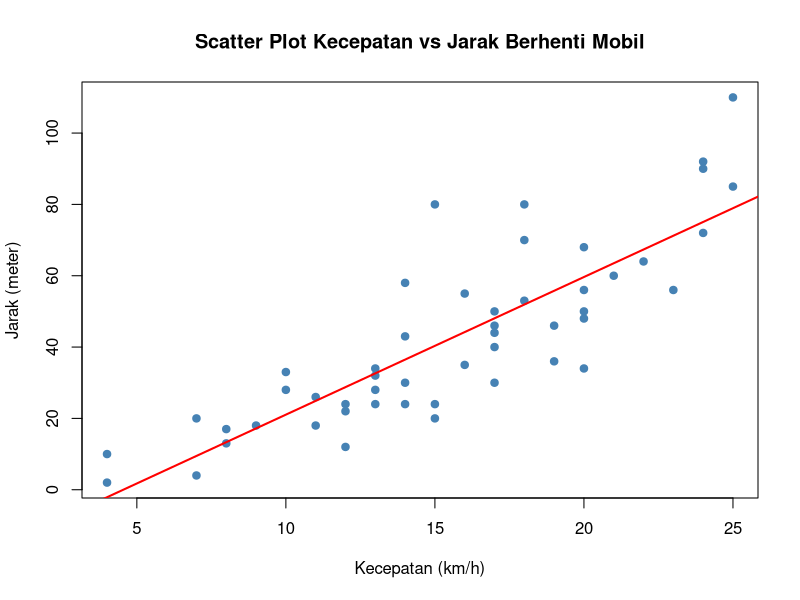
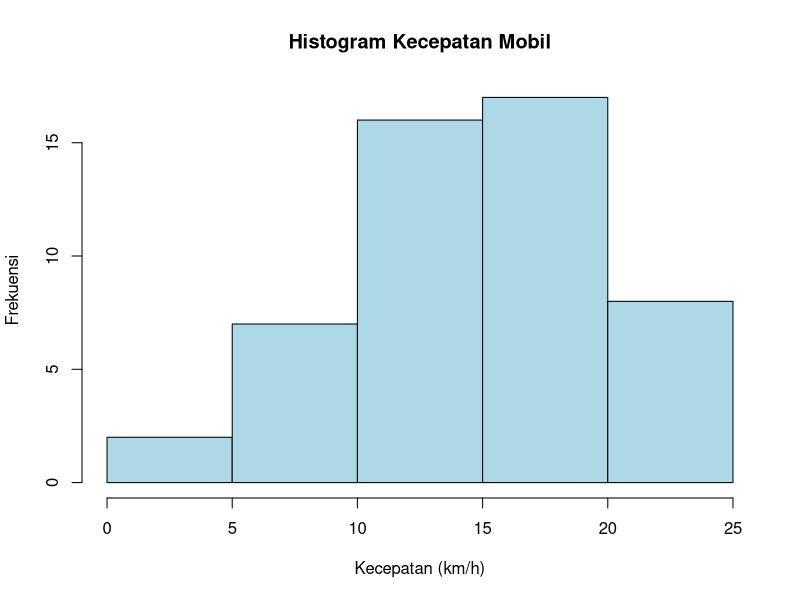

Source code (R) for these figures, in order:
# ============================================================
# Tugas Tutorial 1 - STSI4204 Analisis dan Visualisasi Data
# ============================================================
# Cara menjalankan di RStudio:
#   1. Session -> Set Working Directory -> To Source File Location
#      (agar R bisa menemukan folder "hasil/")
#   2. Jalankan baris per baris dengan Cmd+Enter (Mac) / Ctrl+Enter (Windows),
#      atau seluruh script sekaligus dengan Cmd+Shift+S.
# Tanda "#" adalah komentar: tidak dijalankan oleh R, hanya catatan.

# ---------- Data (Tabel Soal No. 1) ----------
# c(...) = "combine": menggabungkan angka menjadi satu VEKTOR (deretan data).
# "<-"   = menyimpan nilai ke dalam variabel (dibaca: "diisi dengan").
# Urutan data harus sama dengan tabel soal: mobil ke-1 kecepatan 4 & jarak 2,
# mobil ke-2 kecepatan 4 & jarak 10, dst. (total 50 mobil).
kecepatan <- c(4, 4, 7, 7, 8, 8, 9, 10, 10, 11, 11, 12, 12, 12, 13, 13, 13, 13,
               14, 14, 14, 14, 15, 15, 15, 16, 16, 17, 17, 17, 17, 17, 18, 18,
               18, 19, 19, 20, 20, 20, 20, 20, 21, 22, 23, 24, 24, 24, 25, 25)
jarak <- c(2, 10, 4, 20, 17, 13, 18, 28, 33, 18, 26, 12, 24, 22, 28, 24, 32, 34,
           43, 24, 30, 58, 80, 20, 24, 55, 35, 40, 30, 44, 50, 46, 53, 70, 80,
           36, 46, 68, 34, 48, 50, 56, 60, 64, 56, 72, 90, 92, 110, 85)

# data.frame() menyusun vektor-vektor menjadi sebuah TABEL (mirip sheet Excel).
# Nama di kiri "=" menjadi nama kolom, di kanan "=" adalah isinya.
# 1:50 artinya bilangan 1, 2, 3, ..., 50 (untuk kolom nomor).
data_mobil <- data.frame(No = 1:50, Kecepatan = kecepatan, Jarak = jarak)

# Mengecek data sudah benar:
# str()  -> struktur tabel (harus: 50 obs. of 3 variables)
# head() -> menampilkan 6 baris pertama
str(data_mobil)
head(data_mobil)

# ---------- Soal 1 ----------
# Tanda "$" = mengambil satu kolom dari tabel.
# data_mobil$Kecepatan artinya "kolom Kecepatan milik tabel data_mobil".

# a. Rata-rata kecepatan mobil
# mean() = rata-rata = jumlah semua data / banyak data = 775 / 50 = 15.5
rata_kecepatan <- mean(data_mobil$Kecepatan)
# cat() menampilkan teks + nilai ke layar; "\n" = pindah baris (enter).
cat("1a. Rata-rata kecepatan mobil   :", rata_kecepatan, "km/h\n")

# b. Rata-rata jarak yang ditempuh mobil
# 2114 / 50 = 42.28
rata_jarak <- mean(data_mobil$Jarak)
cat("1b. Rata-rata jarak tempuh      :", rata_jarak, "meter\n")

# c. Standar deviasi data jarak
# sd() = standar deviasi SAMPEL: s = akar( jumlah (y - rata2)^2 / (n - 1) )
#      = akar(30052.08 / 49) = 24.77
# Artinya: jarak berhenti rata-rata menyimpang +/- 24.77 m dari 42.28 m.
sd_jarak <- sd(data_mobil$Jarak)
# round(x, 4) = membulatkan menjadi 4 angka di belakang koma.
cat("1c. Standar deviasi jarak       :", round(sd_jarak, 4), "meter\n")

# ---------- Soal 2 ----------
# a. Scatter plot kecepatan vs jarak
# png() = grafik berikutnya DISIMPAN ke file (bukan ditampilkan di layar).
# Ukuran 800x600 piksel, res = resolusi. Hapus/lewati baris png() dan
# dev.off() jika ingin grafik tampil di panel Plots RStudio.
png("hasil/scatter_plot.png", width = 800, height = 600, res = 110)

# plot(X, Y) menggambar satu titik untuk setiap mobil:
# posisi mendatar = kecepatan, posisi tegak = jarak.
plot(data_mobil$Kecepatan, data_mobil$Jarak,
     main = "Scatter Plot Kecepatan vs Jarak Berhenti Mobil",  # judul
     xlab = "Kecepatan (km/h)", ylab = "Jarak (meter)",        # label sumbu
     pch = 19, col = "steelblue")                              # titik bulat penuh, biru

# lm(Jarak ~ Kecepatan) = membuat model garis lurus (regresi linear) yang
# memprediksi Jarak dari Kecepatan ("~" dibaca "dijelaskan oleh").
# abline() menggambar garis itu di atas scatter plot (merah, tebal 2).
abline(lm(Jarak ~ Kecepatan, data = data_mobil), col = "red", lwd = 2)

# dev.off() = menutup file gambar sehingga benar-benar tersimpan.
# (R akan mencetak "null device 1" sebagai tanda berhasil.)
dev.off()

# Pendukung interpretasi scatter plot
# cor() = koefisien korelasi r, nilainya -1 sampai 1.
#   mendekati +1 -> hubungan positif kuat (X naik, Y ikut naik)
#   mendekati  0 -> tidak ada hubungan linear
#   mendekati -1 -> hubungan negatif kuat
# Hasil: 0.8384 -> hubungan positif yang KUAT.
korelasi <- cor(data_mobil$Kecepatan, data_mobil$Jarak)
cat("Koefisien korelasi (r)          :", round(korelasi, 4), "\n")

# coef() menampilkan angka pembentuk persamaan garis regresi:
#   (Intercept) = -17.53, Kecepatan = 3.86
#   -> Jarak = -17.53 + 3.86 x Kecepatan
#   -> setiap kecepatan naik 1 km/h, jarak berhenti bertambah +/- 3.86 meter.
model <- lm(Jarak ~ Kecepatan, data = data_mobil)
print(coef(model))

# c. Histogram kecepatan mobil
png("hasil/histogram_kecepatan.png", width = 800, height = 600, res = 110)

# hist() membagi kecepatan ke dalam beberapa KELAS (interval) dan menghitung
# berapa mobil di tiap kelas (= tinggi batang). R memilih kelasnya sendiri:
# 0-5, 5-10, 10-15, 15-20, 20-25.
# Hasilnya disimpan ke "h" karena isinya (batas kelas & frekuensi) dipakai lagi.
h <- hist(data_mobil$Kecepatan,
          main = "Histogram Kecepatan Mobil",
          xlab = "Kecepatan (km/h)", ylab = "Frekuensi",
          col = "lightblue", border = "black")   # warna batang & garis tepi
dev.off()

# Pendukung interpretasi histogram: membuat tabel frekuensi per kelas.
#   h$breaks            = batas kelas            -> 0 5 10 15 20 25
#   head(h$breaks, -1)  = semua kecuali terakhir -> batas bawah 0 5 10 15 20
#   h$breaks[-1]        = semua kecuali pertama  -> batas atas  5 10 15 20 25
#   paste0()            = menggabungkan teks     -> "(0, 5]", "(5, 10]", ...
#   h$counts            = jumlah mobil per kelas -> 2 7 16 17 8
# "(10, 15]" artinya: lebih dari 10 sampai dengan 15.
print(data.frame(Kelas = paste0("(", head(h$breaks, -1), ", ", h$breaks[-1], "]"),
                 Frekuensi = h$counts))

# summary() = 6 ringkasan sekaligus:
#   Min/Max  = kecepatan terendah/tertinggi
#   1st Qu.  = Q1, 25% mobil kecepatannya <= nilai ini
#   Median   = nilai tengah
#   Mean     = rata-rata
#   3rd Qu.  = Q3, 75% mobil kecepatannya <= nilai ini
# Mean = Median (15.5) -> histogram cenderung simetris.
summary(data_mobil$Kecepatan)
cat("Median kecepatan                :", median(data_mobil$Kecepatan), "\n")

# ---------- Soal 3 ----------
# Di sini R dipakai seperti kalkulator karena data sudah diketahui di soal.
# Koefisien keragaman (KK) = (s / rata-rata) x 100%
# KK mengukur keragaman RELATIF terhadap rata-rata, sehingga dua kelompok
# dengan rata-rata berbeda bisa dibandingkan.
kk_matematika <- 10 / 75 * 100   # s = 10, rata-rata = 75 -> 13.33 %
kk_inggris    <- 8 / 70 * 100    # s = 8,  rata-rata = 70 -> 11.43 %
cat("KK Matematika                   :", round(kk_matematika, 2), "%\n")
cat("KK Bahasa Inggris               :", round(kk_inggris, 2), "%\n")
# Kesimpulan: KK Matematika lebih besar -> nilai Matematika di kelas lebih
# beragam; nilai Bahasa Inggris lebih seragam (homogen).

# Tambahan: nilai baku (z-score) Thomas
# z = (nilai - rata-rata) / s = seberapa jauh nilai Thomas di atas rata-rata
# kelas, diukur dalam satuan standar deviasi.
z_matematika <- (80 - 75) / 10   # 0.5
z_inggris    <- (75 - 70) / 8    # 0.625
cat("Z Matematika                    :", z_matematika, "\n")
cat("Z Bahasa Inggris                :", z_inggris, "\n")
# z Bahasa Inggris lebih besar -> secara relatif Thomas lebih unggul di
# Bahasa Inggris, walaupun nilai mentahnya (75) lebih kecil dari Matematika (80).
